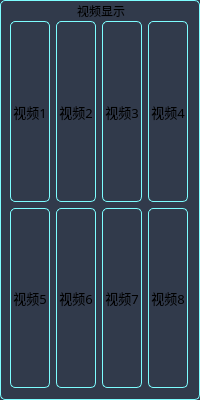
              <widget class="QGroupBox" name="groupBox_2">
               <property name="minimumSize">
                <size>
                 <width>200</width>
                 <height>400</height>
                </size>
               </property>
               <property name="font">
                <font>
                 <family>黑体</family>
                </font>
               </property>
               <property name="styleSheet">
                <string notr="true">background-color: rgb(49, 58, 75);
border-color: rgb(125, 253, 255);
border-style: solid;
border-width: 1px;border-radius:5px;</string>
               </property>
               <property name="title">
                <string>视频显示</string>
               </property>
               <property name="alignment">
                <set>Qt::AlignBottom|Qt::AlignHCenter</set>
               </property>
               <property name="flat">
                <bool>false</bool>
               </property>
               <property name="checkable">
                <bool>false</bool>
               </property>
               <layout class="QVBoxLayout" name="verticalLayout_10" stretch="0">
                <property name="spacing">
                 <number>6</number>
                </property>
                <property name="sizeConstraint">
                 <enum>QLayout::SetNoConstraint</enum>
                </property>
                <property name="leftMargin">
                 <number>9</number>
                </property>
                <property name="topMargin">
                 <number>20</number>
                </property>
                <item>
                 <layout class="QGridLayout" name="gridLayout">
                  <item row="0" column="1">
                   <widget class="QLabel" name="label_6">
                    <property name="font">
                     <font>
                      <family>黑体</family>
                      <pointsize>10</pointsize>
                     </font>
                    </property>
                    <property name="styleSheet">
                     <string notr="true">border-color: rgb(125, 253, 255);</string>
                    </property>
                    <property name="text">
                     <string>视频2</string>
                    </property>
                    <property name="scaledContents">
                     <bool>true</bool>
                    </property>
                    <property name="alignment">
                     <set>Qt::AlignCenter</set>
                    </property>
                   </widget>
                  </item>
                  <item row="1" column="1">
                   <widget class="QLabel" name="label_10">
                    <property name="font">
                     <font>
                      <family>黑体</family>
                      <pointsize>10</pointsize>
                     </font>
                    </property>
                    <property name="styleSheet">
                     <string notr="true">border-color: rgb(125, 253, 255);</string>
                    </property>
                    <property name="text">
                     <string>视频6</string>
                    </property>
                    <property name="scaledContents">
                     <bool>true</bool>
                    </property>
                    <property name="alignment">
                     <set>Qt::AlignCenter</set>
                    </property>
                   </widget>
                  </item>
                  <item row="1" column="4">
                   <widget class="QLabel" name="label_12">
                    <property name="font">
                     <font>
                      <family>黑体</family>
                      <pointsize>10</pointsize>
                     </font>
                    </property>
                    <property name="styleSheet">
                     <string notr="true">border-color: rgb(125, 253, 255);</string>
                    </property>
                    <property name="text">
                     <string>视频8</string>
                    </property>
                    <property name="scaledContents">
                     <bool>true</bool>
                    </property>
                    <property name="alignment">
                     <set>Qt::AlignCenter</set>
                    </property>
                   </widget>
                  </item>
                  <item row="0" column="0">
                   <widget class="QLabel" name="label_5">
                    <property name="font">
                     <font>
                      <family>黑体</family>
                      <pointsize>10</pointsize>
                     </font>
                    </property>
                    <property name="styleSheet">
                     <string notr="true">background-color: rgb(49, 58, 75);</string>
                    </property>
                    <property name="frameShape">
                     <enum>QFrame::StyledPanel</enum>
                    </property>
                    <property name="frameShadow">
                     <enum>QFrame::Raised</enum>
                    </property>
                    <property name="lineWidth">
                     <number>4</number>
                    </property>
                    <property name="midLineWidth">
                     <number>0</number>
                    </property>
                    <property name="text">
                     <string>视频1</string>
                    </property>
                    <property name="scaledContents">
                     <bool>true</bool>
                    </property>
                    <property name="alignment">
                     <set>Qt::AlignCenter</set>
                    </property>
                   </widget>
                  </item>
                  <item row="1" column="0">
                   <widget class="QLabel" name="label_9">
                    <property name="font">
                     <font>
                      <family>黑体</family>
                      <pointsize>10</pointsize>
                     </font>
                    </property>
                    <property name="styleSheet">
                     <string notr="true">border-color: rgb(125, 253, 255);</string>
                    </property>
                    <property name="text">
                     <string>视频5</string>
                    </property>
                    <property name="scaledContents">
                     <bool>true</bool>
                    </property>
                    <property name="alignment">
                     <set>Qt::AlignCenter</set>
                    </property>
                   </widget>
                  </item>
                  <item row="1" column="3">
                   <widget class="QLabel" name="label_11">
                    <property name="font">
                     <font>
                      <family>黑体</family>
                      <pointsize>10</pointsize>
                     </font>
                    </property>
                    <property name="styleSheet">
                     <string notr="true">border-color: rgb(125, 253, 255);</string>
                    </property>
                    <property name="text">
                     <string>视频7</string>
                    </property>
                    <property name="scaledContents">
                     <bool>true</bool>
                    </property>
                    <property name="alignment">
                     <set>Qt::AlignCenter</set>
                    </property>
                   </widget>
                  </item>
                  <item row="0" column="4">
                   <widget class="QLabel" name="label_8">
                    <property name="font">
                     <font>
                      <family>黑体</family>
                      <pointsize>10</pointsize>
                     </font>
                    </property>
                    <property name="styleSheet">
                     <string notr="true">border-color: rgb(125, 253, 255);</string>
                    </property>
                    <property name="text">
                     <string>视频4</string>
                    </property>
                    <property name="scaledContents">
                     <bool>true</bool>
                    </property>
                    <property name="alignment">
                     <set>Qt::AlignCenter</set>
                    </property>
                   </widget>
                  </item>
                  <item row="0" column="3">
                   <widget class="QLabel" name="label_7">
                    <property name="font">
                     <font>
                      <family>黑体</family>
                      <pointsize>10</pointsize>
                      <weight>50</weight>
                      <bold>false</bold>
                     </font>
                    </property>
                    <property name="styleSheet">
                     <string notr="true">border-color: rgb(125, 253, 255);</string>
                    </property>
                    <property name="text">
                     <string>视频3</string>
                    </property>
                    <property name="scaledContents">
                     <bool>true</bool>
                    </property>
                    <property name="alignment">
                     <set>Qt::AlignCenter</set>
                    </property>
                   </widget>
                  </item>
                 </layout>
                </item>
               </layout>
              </widget>
